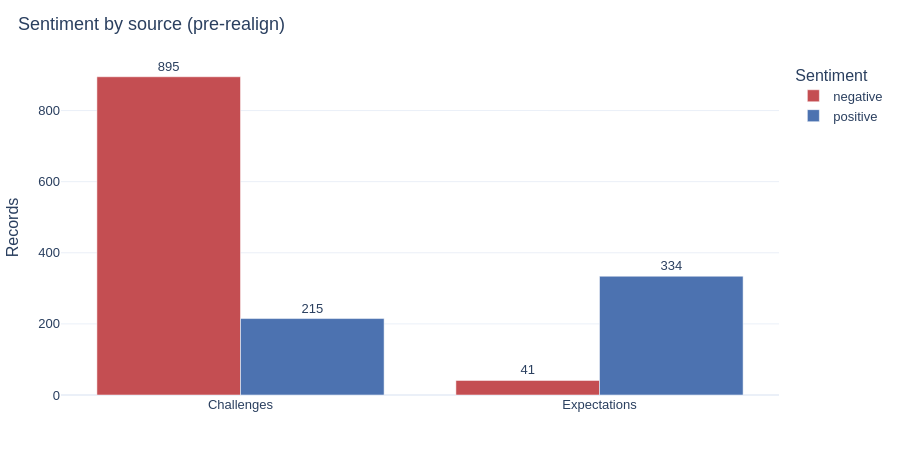
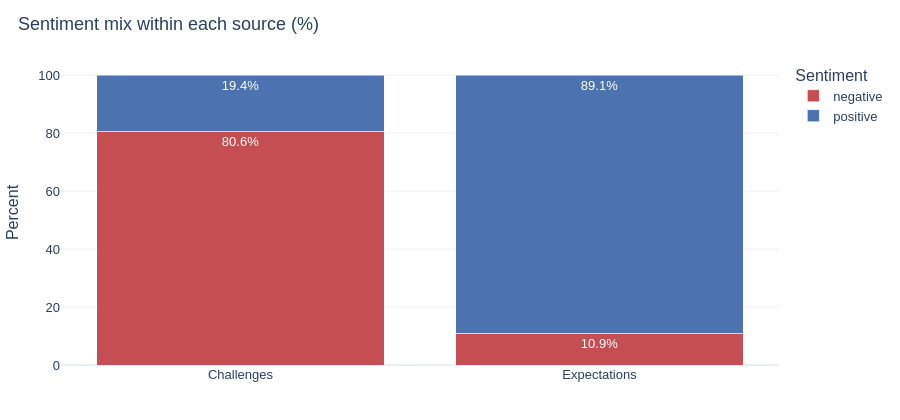

Notebook code cell kept with these figures, in order:
### Markdown cell above
## Sentiment (before realign)

Uses scored CSVs so you can see how many rows were swapped between pain and expectations.

### Code cell
sent = pd.concat(
    [
        challenges_scored.assign(source="Challenges")[["source", "sentiment"]],
        expectations_scored.assign(source="Expectations")[["source", "sentiment"]],
    ],
    ignore_index=True,
)
sent_counts = (
    sent.groupby(["source", "sentiment"], as_index=False)
    .size()
    .rename(columns={"size": "count"})
)
sent_order = ["negative", "neutral", "positive"]

fig = px.bar(
    sent_counts,
    x="source",
    y="count",
    color="sentiment",
    barmode="group",
    text="count",
    title="Sentiment by source (pre-realign)",
    category_orders={"sentiment": sent_order, "source": ["Challenges", "Expectations"]},
    color_discrete_map=SENTIMENT_COLORS,
)
fig.update_traces(textposition="outside")
fig.update_layout(xaxis_title="", yaxis_title="Records", height=450, legend_title="Sentiment")
show(fig, "sentiment_by_source")

# Share within each source
sent_pct = sent_counts.copy()
sent_pct["pct"] = sent_pct.groupby("source")["count"].transform(lambda s: 100 * s / s.sum())
fig2 = px.bar(
    sent_pct,
    x="source",
    y="pct",
    color="sentiment",
    barmode="stack",
    text=sent_pct["pct"].round(1),
    title="Sentiment mix within each source (%)",
    category_orders={"sentiment": sent_order},
    color_discrete_map=SENTIMENT_COLORS,
)
fig2.update_traces(texttemplate="%{text}%", textposition="inside")
fig2.update_layout(xaxis_title="", yaxis_title="Percent", height=420, legend_title="Sentiment")
show(fig2, "sentiment_mix_pct")

### Figure 1 — Plotly figure (JSON) as saved in the notebook; plotly's stock layout.template omitted (floating-point values rounded to 4 significant figures)
{"data": [{"alignmentgroup": "True", "hovertemplate": "sentiment=negative<br>source=%{x}<br>count=%{text}<extra></extra>", "legendgroup": "negative", "marker": {"color": "#C44E52", "pattern": {"shape": ""}}, "name": "negative", "offsetgroup": "negative", "orientation": "v", "showlegend": true, "text": [895.0, 41.0], "textposition": "outside", "type": "bar", "x": ["Challenges", "Expectations"], "xaxis": "x", "y": [895, 41], "yaxis": "y"}, {"alignmentgroup": "True", "hovertemplate": "sentiment=positive<br>source=%{x}<br>count=%{text}<extra></extra>", "legendgroup": "positive", "marker": {"color": "#4C72B0", "pattern": {"shape": ""}}, "name": "positive", "offsetgroup": "positive", "orientation": "v", "showlegend": true, "text": [215.0, 334.0], "textposition": "outside", "type": "bar", "x": ["Challenges", "Expectations"], "xaxis": "x", "y": [215, 334], "yaxis": "y"}], "layout": {"barmode": "group", "font": {"family": "IBM Plex Sans, Helvetica, Arial, sans-serif", "size": 13}, "height": 450, "legend": {"title": {"text": "Sentiment"}, "tracegroupgap": 0}, "margin": {"b": 40, "l": 40, "r": 30, "t": 60}, "title": {"text": "Sentiment by source (pre-realign)", "x": 0.02, "xanchor": "left"}, "xaxis": {"anchor": "y", "categoryarray": ["Challenges", "Expectations"], "categoryorder": "array", "domain": [0, 1], "title": {"text": ""}}, "yaxis": {"anchor": "x", "domain": [0, 1], "title": {"text": "Records"}}}}

### Figure 2 — Plotly figure (JSON) as saved in the notebook; plotly's stock layout.template omitted (floating-point values rounded to 4 significant figures)
{"data": [{"hovertemplate": "sentiment=negative<br>source=%{x}<br>pct=%{y}<br>text=%{text}<extra></extra>", "legendgroup": "negative", "marker": {"color": "#C44E52", "pattern": {"shape": ""}}, "name": "negative", "orientation": "v", "showlegend": true, "text": [80.6, 10.9], "textposition": "inside", "texttemplate": "%{text}%", "type": "bar", "x": ["Challenges", "Expectations"], "xaxis": "x", "y": [80.63, 10.93], "yaxis": "y"}, {"hovertemplate": "sentiment=positive<br>source=%{x}<br>pct=%{y}<br>text=%{text}<extra></extra>", "legendgroup": "positive", "marker": {"color": "#4C72B0", "pattern": {"shape": ""}}, "name": "positive", "orientation": "v", "showlegend": true, "text": [19.4, 89.1], "textposition": "inside", "texttemplate": "%{text}%", "type": "bar", "x": ["Challenges", "Expectations"], "xaxis": "x", "y": [19.37, 89.07], "yaxis": "y"}], "layout": {"barmode": "stack", "font": {"family": "IBM Plex Sans, Helvetica, Arial, sans-serif", "size": 13}, "height": 420, "legend": {"title": {"text": "Sentiment"}, "tracegroupgap": 0}, "margin": {"b": 40, "l": 40, "r": 30, "t": 60}, "title": {"text": "Sentiment mix within each source (%)", "x": 0.02, "xanchor": "left"}, "xaxis": {"anchor": "y", "domain": [0, 1], "title": {"text": ""}}, "yaxis": {"anchor": "x", "domain": [0, 1], "title": {"text": "Percent"}}}}
